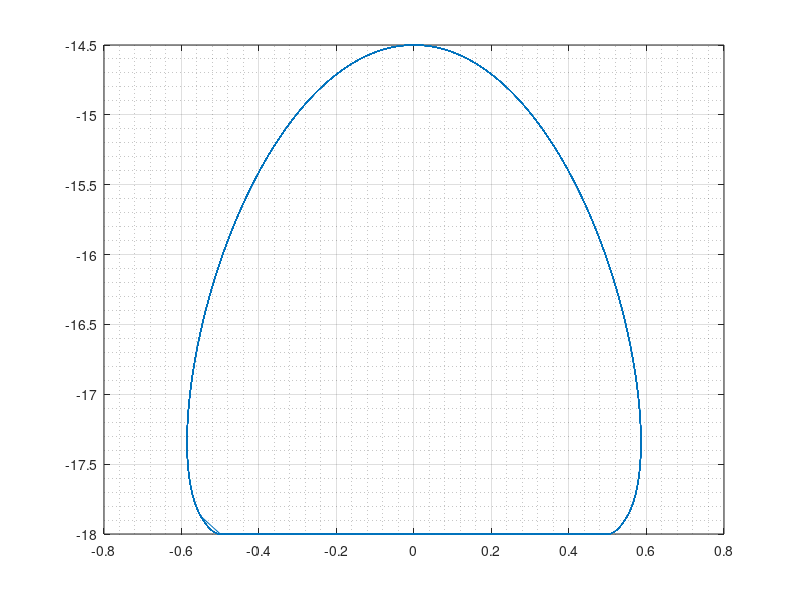

This chart was generated by the following MATLAB code:
%clear all
dc = .5;
w =2*pi;
stroke = 1;
xc1 = +2.5;
xc2 = -2.5;
yc1 =0;
yc2=0;
r1 = 10;
r2 = 20;
ph =0.5;
dt  = 0.5;
T1 = 0.5+ph;
T2 = 30+ph;
dt1 = 0.025;
j=1;
T=1;
a3 = (-4*(stroke/2+stroke/dc*dt1)-2*stroke/dc*(T-dc-2*dt1))/(T-dc-2*dt1)^3;
a2 = -3/2*a3*(T-dc-2*dt1);
a1 = -stroke/dc;
a0 = -(stroke/2+stroke/dc*dt1);
i=1;
for t = ph:0.001:30+ph
    Time(i)=t;
   % if t>=0
    if t<T1
         tp(i)= Time(1);
    elseif t<T1+dt
         tp(i)=(t-T1)^2/(2*dt)+Time(1); 
    elseif t<T2-dt
         tp(i)= t - (T1+dt/2)+Time(1);
    elseif t<T2
         tp(i) = T2-T1-T2^2/(2*dt)-dt+T2*t/dt-t^2/(2*dt)+Time(1);
    else tp(i)= T2-T1-dt1;     
    end
%    else
%         if t<=(-T2)
%          tp(i)= T2-T1-dt1;
%     elseif t<-T2+dt1
%          tp(i)= T2-T1-T2^2/(2*dt1)-dt1+T2*t/dt1-t^2/(2*dt1);
%     elseif t<-T1-dt1
%          tp(i)= t - (T1+dt1/2);
%     elseif t<T1
%          tp(i) = (t-T1)^2/(2*dt1);
%     else tp(i)= 0;     
%         end
%     end
        
    tp(i) = mod(-tp(i),1)+floor(tp(i));%Caution!! tp is reversed
    
    if mod(tp(i),1)<=(dc+dt1)
    x(i)= stroke/2  + stroke/dc*(- mod(tp(i),1));
    elseif mod(tp(i),1)<=(T-dt1)
    x(i) = a0  + a1*( mod(tp(i),1)-(dc+dt1)) + a2*( mod(tp(i),1)-(dc+dt1))^2 + a3*( mod(tp(i),1)-(dc+dt1))^3;
    else
    x(i)= stroke/2 + stroke/dc*(T- mod(tp(i),1));    
    end
    if mod(tp(i),1)<=dc
    y(i)= -18;
    else
    y(i) = -18 + 0 + 56/(T-dc)^2*( mod(tp(i),1)-dc)^2 - 112/(T-dc)^3*( mod(tp(i),1)-dc)^3 +  56/(T-dc)^4*( mod(tp(i),1)-dc)^4;
    end
    %x1(j) = 0.00+ 2.7446*cos(w*tp(i))+ 3.7777*sin(w*tp(i))+ 2.0750*cos(2*w*tp(i))+.6742*sin(2*w*tp(i))+1.2319*cos(3*w*tp(i)) -.4003*sin(3*w*tp(i))+.4819*cos(4*w*tp(i))-.6634*sin(4*w*tp(i))-.0001*cos(5*w*tp(i))-.5197*sin(5*w*tp(i))-.1862*cos(6*w*tp(i))-.2562*sin(6*w*tp(i))-.1682*cos(7*w*tp(i))-.0546*sin(7*w*tp(i))-.0783*cos(8*w*tp(i))+.0254*sin(8*w*tp(i))-.0127*cos(9*w*tp(i))-.0175*sin(9*w*tp(i))-.0*cos(10*w*tp(i))-.0137*sin(10*w*tp(i))-.0178*cos(11*w*tp(i))-.0245*sin(11*w*tp(i))-.0324*cos(12*w*tp(i))-.0105*sin(12*w*tp(i))-0.0283*cos(13*w*tp(i))+.00092*sin(13*w*tp(i))-0.0125*cos(14*w*tp(i))-0.0172*sin(14*w*tp(i));%-0.0*cos(15*w*tp(i))+.0116*sin(15*w*tp(i));
    %y1(j) = -17.6267+ 0.5872*cos(w*tp(i)) - .4266*sin(w*tp(i)) + 0.2058*cos(2*w*tp(i)) -.6335*sin(2*w*tp(i)) - 0.1777*cos(3*w*tp(i)) - .5468*sin(3*w*tp(i))-.3750*cos(4*w*tp(i))- 0.2725*sin(4*w*tp(i))-.3450*cos(5*w*tp(i))-.0*sin(5*w*tp(i))-.1873*cos(6*w*tp(i))+ .1361*sin(6*w*tp(i))-.0413*cos(7*w*tp(i))+.1270*sin(7*w*tp(i))+.0178*cos(8*w*tp(i))+.0548*sin(8*w*tp(i))+.0052*cos(9*w*tp(i))+.0038*sin(9*w*tp(i))-.0216*cos(10*w*tp(i))+.0*sin(10*w*tp(i))-0.0248*cos(11*w*tp(i))+0.0180*sin(11*w*tp(i))-.0083*cos(12*w*tp(i))+0.0254*sin(12*w*tp(i))+0.0050*cos(13*w*tp(i))+0.0155*sin(13*w*tp(i))+0.0038*cos(14*w*tp(i))+0.0028*sin(14*w*tp(i));%-0.0043*cos(15*w*tp(i))+.0*sin(15*w*tp(i));
   
g1 = acos(-((xc1-x(i))^2+(yc1-y(i))^2-((xc2-x(i))^2+(yc2-y(i))^2)-((xc1-xc2)^2+(yc1-yc2)^2))/(2*sqrt(((xc2-x(i))^2+(yc2-y(i))^2)*((xc1-xc2)^2+(yc1-yc2)^2))));
g2 = acos(-((xc2-x(i))^2+(yc2-y(i))^2-((xc1-x(i))^2+(yc1-y(i))^2)-((xc1-xc2)^2+(yc1-yc2)^2))/(2*sqrt(((xc1-x(i))^2+(yc1-y(i))^2)*((xc1-xc2)^2+(yc1-yc2)^2))));
o1 = acos(-(r2^2-r1^2-((xc2-x(i))^2+(yc2-y(i))^2))/(2*r1*sqrt((xc2-x(i))^2+(yc2-y(i))^2)));
o2 = acos(-(r2^2-r1^2-((xc1-x(i))^2+(yc1-y(i))^2))/(2*r1*sqrt((xc1-x(i))^2+(yc1-y(i))^2)));
Q2(i) = -(g1+o1);
Q1(i) = -(pi-(g2+o2));
    i=i+1;
    j=j+1;
end
plot(x,y);
grid on;
grid minor;
%axis([-7 7 -20 -10]);